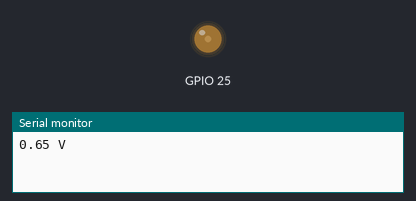
The sketch below on a simulated ESP32. On the bench: output pins drawn as LEDs (lit = HIGH), the last lines printed to the serial monitor.

Above: at 0.05 s.
At 4.95 s:
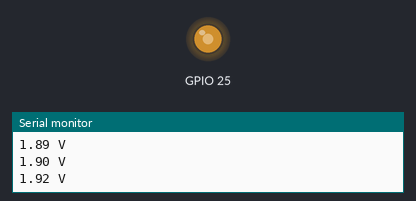
At 9.05 s:
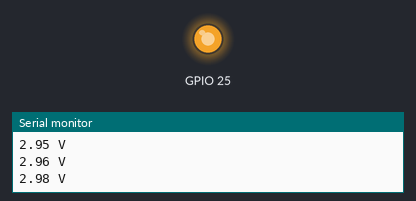
At 18.15 s:
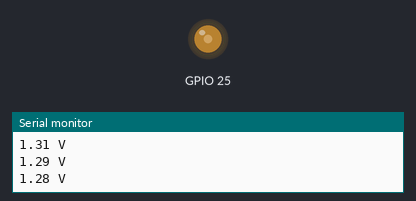
Timing chart, 0 to 26.8 s (numbered marks = the images above):
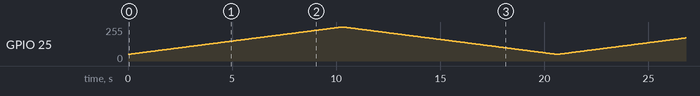

The sketch:

Voltage_photoelEff.ino
```cpp
int U_min = 50;
int U_max = 255;
int U_inc = 1;
int cad = 50; // ms

int i_0;

void setup() {
  pinMode(25, OUTPUT);
  Serial.begin(9600);
}

void loop() {
  if(U_inc >= 0){i_0 = U_min;} else {i_0 = U_max;}
  for(int i = i_0; U_min <= i && i <= U_max; i = i + U_inc){
    dacWrite(25, i);
    Serial.print(float(i)/255*3.3);
    Serial.println(" V");
    delay(cad);
  }
  U_inc = -U_inc;
}
```
